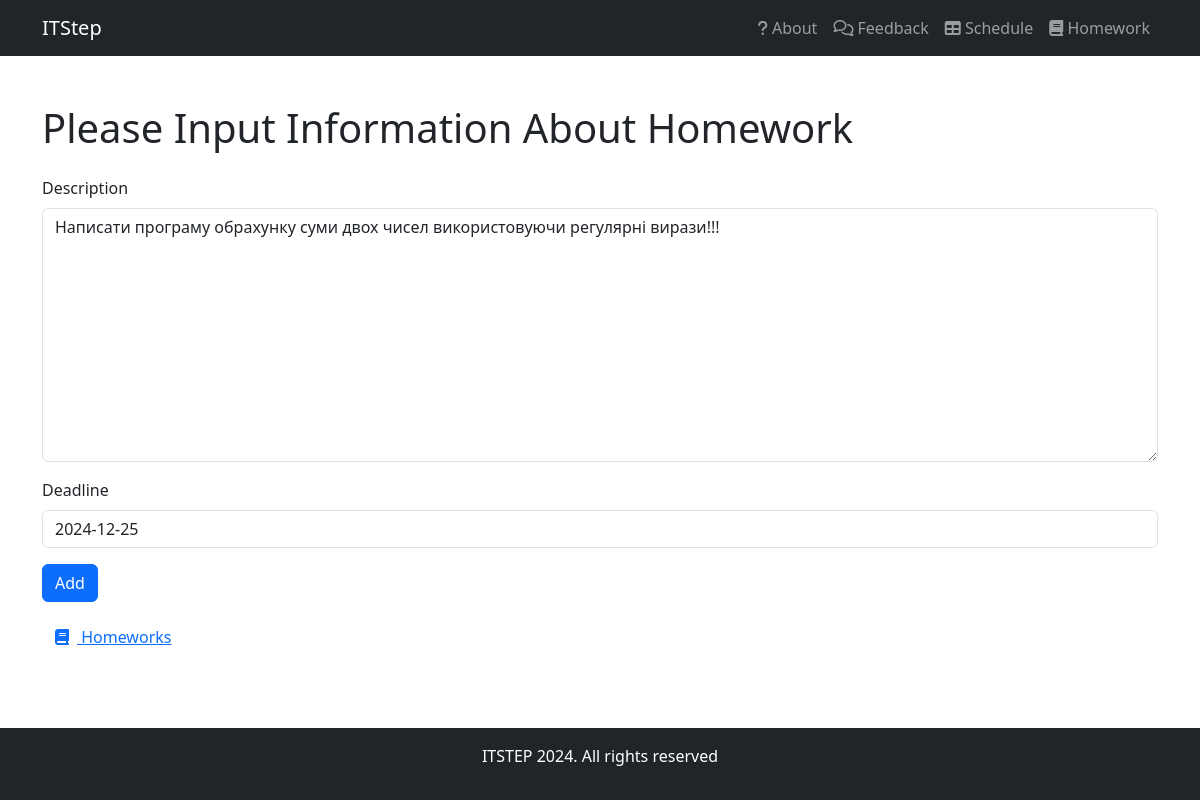
Screenshot of /teacher/homework/3/update with the database file from the repository.
### main/models.py (models this page shows, shortened)
class Task(models.Model):  # homework
    id = models.IntegerField("ID", primary_key=True)
    description = models.TextField("Description")
    deadline = models.DateField("Deadline")

### teacher/views.py (the view)
# urls.py: path('homework/<int:pk>/update', views.HomeworkUpdateView.as_view(), name="homework-update"),
class HomeworkUpdateView(UpdateView):
    model = Task
    template_name = 'teacher/templates/teacher/homework_create.html'
    form_class = Taskform
    success_url = '/teacher/homework'

### teacher/forms.py
class Taskform(ModelForm):
    class Meta:
        model = Task
        fields = ['description', 'deadline']
        widgets = {
            "Description":TextInput(attrs={
                'placeholder': 'Your description'
            }),
            "Deadline": DateInput(attrs={
                'placeholder': 'Your deadline'
            })
        }

### teacher/templatetags/form_filters.py (called while the page is built)
@register.filter(name='add_class')
def add_class(field, css_class):
    return field.as_widget(attrs={"class": css_class})

### teacher/templates/teacher/homework_create.html (shortened to what this page needs)
{% extends 'mydj/templates/mydj/layout.html' %}
{% load form_filters %}
{% block content %}
    <div class="mt-4">
        <h1 class="mb-4">Please Input Information About Homework</h1>
        <form method="post" class="needs-validation" novalidate>
            <div class="mb-3">
                <label for="id_description" class="form-label">Description</label>
                {{ form.description|add_class:"form-control" }}
            </div>
            <div class="mb-3">
                <label for="id_deadline" class="form-label">Deadline</label>
                {{ form.deadline|add_class:"form-control" }}
            </div>
            <button type="submit" class="btn btn-primary">Add</button>
        </form>
        <a href="{% url 'homework_t' %}" class="btn btn-link mt-3">
            <i class="fa-solid fa-book me-2"></i> Homeworks
        </a>
    </div>
{% endblock %}

### mydj/templates/mydj/layout.html (style rules this page uses)
html, body { height: 100%; }
body { display: flex; flex-direction: column; }

### rows the page displays
Task: description "Написати програму обрахунку суми двох чисел використовуючи регулярні вирази!!!", deadline "2024-12-25"
